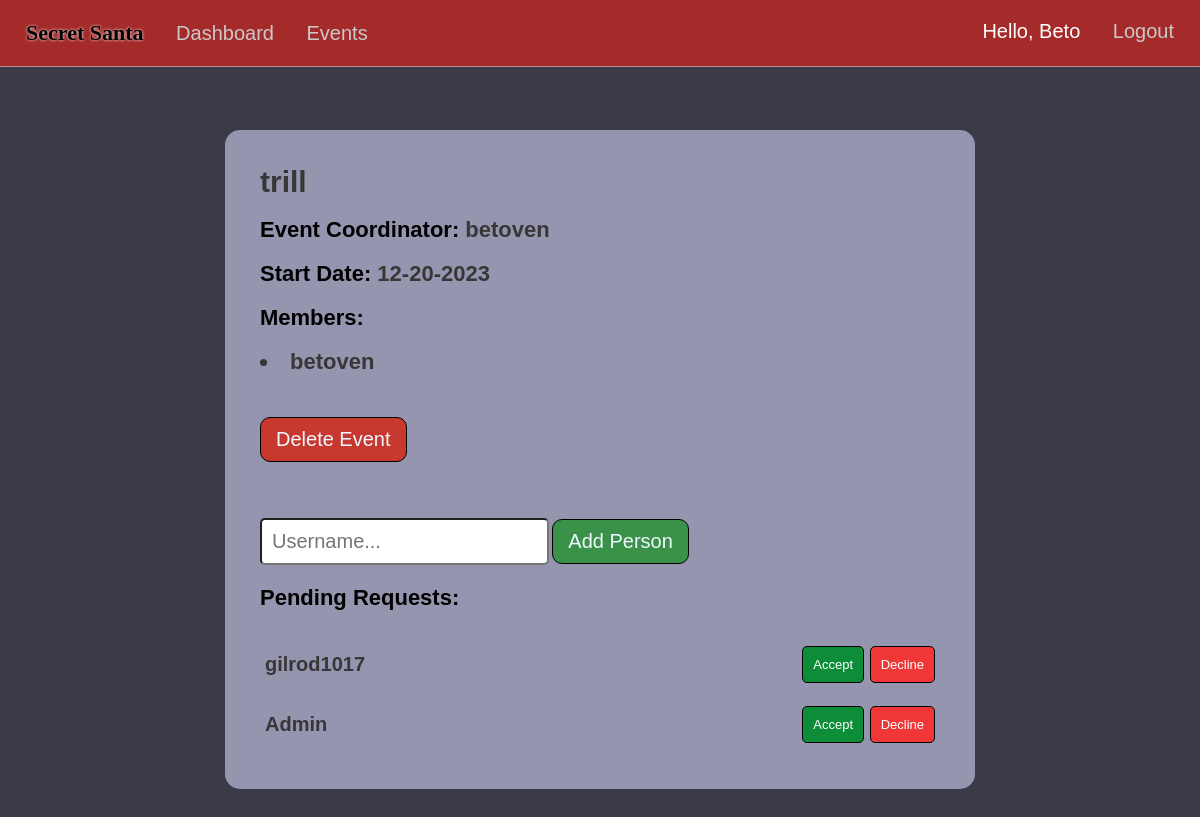
The app's page /event-info/id=1 (signed in), older data.
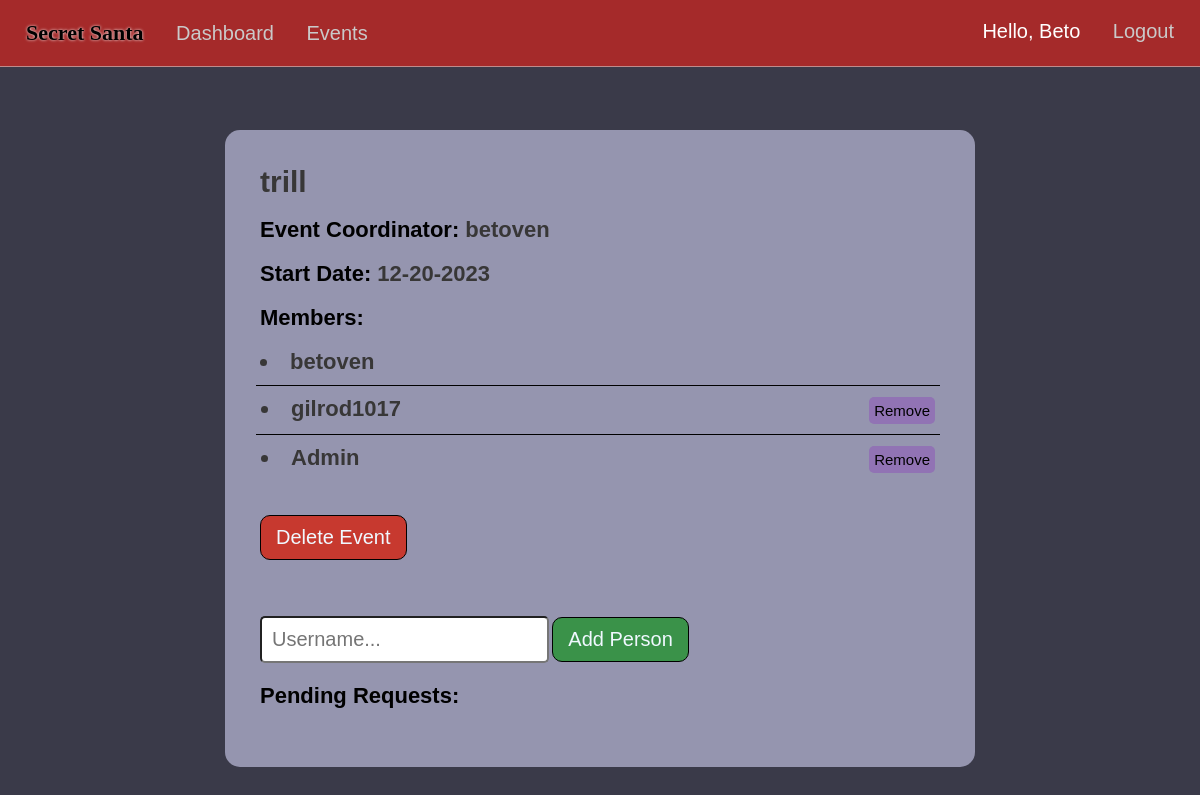
The same page, newer data.
### market/models.py (models this page shows, shortened)
class User(db.Model, UserMixin):
    id = db.Column(db.Integer(), primary_key=True)
    username = db.Column(db.String(length=30), nullable=False, unique=True)
    first_name = db.Column(db.String(length=50), nullable=False)
    last_name = db.Column(db.String(length=50), nullable=False)
    email_address = db.Column(db.String(length=50), nullable=False, unique=True)
    password_hash = db.Column(db.String(length=60), nullable=False)
    items = db.relationship('Item', backref='owned_user', lazy=True)
    events = db.relationship('Event', backref='coordinator', lazy=True)
    events_attending = db.relationship('EventMembers', backref='attendees', lazy=True, overlaps="event_members")
    @property
    def password(self):
        return self.password_hash

class Event(db.Model):
    event_id = db.Column(db.Integer(), primary_key=True)
    coordinator_id = db.Column(db.Integer(), db.ForeignKey('user.id'), nullable=False)
    event_name = db.Column(db.String(length=75), nullable=False, unique=True)
    event_date = db.Column(db.Date())
    attendees = db.relationship('EventMembers', backref='attended_events', lazy=True)

class EventMembers(db.Model):
    id = db.Column(db.Integer(), primary_key=True)
    event_id = db.Column(db.Integer(), db.ForeignKey('event.event_id'), nullable=False)
    user_id = db.Column(db.Integer(), db.ForeignKey('user.id'), nullable=False)
    status = db.Column(db.String(20))
    user = db.relationship('User', backref='event_members', overlaps="attendees")

### market/routes.py (the view, shortened to what this page needs)
@app.route("/event-info/id=<int:event_id>", methods=['GET','POST'])
@login_required
def event_info(event_id):
    event = Event.query.filter_by(event_id=event_id).first()
    if not event:
        flash('Event not found.', category='danger')
        return redirect(url_for('events_page'))
    form=AddUserEvent()
    return render_template("info.html",event=event, form=form)

### market/forms.py (shortened to what this page needs)
class AddUserEvent(FlaskForm):
  username = StringField(validators=[DataRequired()])
  submit = SubmitField(label='Add Person')

### market/models.py (called while the page is built)
@login_manager.user_loader
def load_user(user_id):
    return User.query.get(int(user_id))

### market/templates/info.html (shortened to what this page needs)
{% extends 'base.html' %}
  {% block style %}
  <link rel= "stylesheet" type= "text/css" href= "{{ url_for('static',filename='styles/events.css') }}">
  {% endblock %}
  {% block content %}
  <center>
    <div class="create-div">
      <div class="event">
        <div class="titles-div">
          <h1 class="e-title"><span class="event-info event-info-title">{{event.event_name}}</span></h1>
          <h1 class="event-title e-title">Event Coordinator: <span class="event-info">{{event.coordinator.username}}</span></h1>
          <h1 class="event-title e-title">Start Date: <span class="event-info">{{event.event_date.strftime('%m-%d-%Y')}}</span></h1>
          <h1 class="event-title e-title">Members:</h1>
          <h1 class="event-title e-title">
          {% for attendee in event.attendees %}
            {% if current_user.username==attendee.user.username %}
              {% if attendee.user.id==event.coordinator_id %}
                <li class="event-info">{{ attendee.user.username }} </li>
              {% elif attendee.status =='member'%}
              <div class="member-delete">
                <li class="event-info">{{ attendee.user.username }} </li>
              </div>
                {% endif %}
            {% else %}
            {% if attendee.status =='member'%}
            <div class="member-delete">
              <li class="event-info">{{ attendee.user.username }} </li>
                {% if current_user.id==event.coordinator_id %}
                <a href="{{ url_for('delete_member', member_id=attendee.user.id, event_id=event.event_id) }}"><button class="delete-member-btn ">Remove</button></a>
                {% endif %}
            </div>
            {% endif %}
            {% endif %}
          {% endfor %}
            </h1>
        </div>
        <div class="buttons">
          {% if current_user.is_authenticated and current_user.id == event.coordinator.id %}
          <br><br><br>
            <a href="{{ url_for('delete_event', event_id=event.event_id) }}"><button class="delete-btn">Delete Event</button></a>
            <br><br><br><br><br>
            <form method="POST">
              {{ form.username(class="user-info",placeholder="Username...") }}
              {{ form.submit(class="add-btn") }}
            </form>
          {% endif %}
        </div>
        {% if current_user.is_authenticated and current_user.id == event.coordinator.id %}
        <div class="request-container">
          <h1 class="e-title">Pending Requests:</h1><br/>
            {% for attendee in event.attendees %}
              {% if attendee.status == 'pending'%}
              <div class="request-flex">
                <h4>{{attendee.user.username}}</h4>
                <div class="ad-btns">
                <a href="{{ url_for('accept_member', member_id=attendee.user.id, event_id=event.event_id) }}"><button class="accept-btn">Accept</button></a>
                <a href="{{ url_for('decline_member', member_id=attendee.user.id, event_id=event.event_id) }}"><button class="decline-btn">Decline</button></a>
                </div>
              </div>
              {% endif%}
            {% endfor %}
        </div>
        {% endif %}
      </div>
    </div>
  </center>
  {% endblock %}

### market/templates/base.html (shortened to what this page needs)
<!DOCTYPE html>
<html lang="en">
<head>
  <link rel= "stylesheet" type= "text/css" href= "{{ url_for('static',filename='styles/main.css') }}">
  {% block style %}
  {% endblock %}
</head>
<body>
  <nav>
    <ul class="top-left-nav">
      <a href="{{ url_for('home_page') }}" ><li class="li-title">
        Secret Santa
      </li></a>
    {% if current_user.is_authenticated %}
      <li>
        <a href="{{ url_for('dashboard_page') }}" class="nav-item">Dashboard</a>
      </li>
      <li>
        <a href="{{ url_for('events_page') }}" class="nav-item">Events</a>
      </li>
    {% endif %}
    </ul>
    {% if current_user.is_authenticated %}
    <ul class="top-right-nav">
      <li>
        <p class="nav-name">Hello, {{ current_user.first_name.title() }} </p>
      </li>
      <li>
        <a class="nav-item" href="{{ url_for('logout_page') }}">Logout</a>
      </li>
    </ul>
    {% endif %}
  </nav>
  {% block content %}
  {% endblock %}
</body>
</html>

### market/static/styles/main.css (style rules this page uses)
* { margin: 0px; box-sizing: border-box; }
body { margin-top: 66px; font-family: Arial, Helvetica, sans-serif; background-color: rgb(58, 58, 73); color: white; padding: 0px 10px; padding-bottom: 80px; }
nav { display: flex; justify-content: space-between; background-color: brown; padding: 20px 20px; position: fixed; right: 0px; left: 0px; top:0px; z-index: 1000; color: black; font-family:'Gill Sans', 'Gill Sans MT', Calibri, 'Trebuchet MS', sans-serif; font-size: 20px; border-bottom: 1px solid rgba(209, 208, 208, 0.589); }
.li-title { font-weight: bolder; font-size: 22px; font-family: 'Grinched'; text-shadow: 0px 0px 3px white; }
.top-left-nav { list-style: none; padding: 0px; display: inline-block; }
.top-left-nav li,.top-right-nav li { display: inline-block; margin-right: 6px; margin-left: 6px; }
.top-right-nav { list-style: none; padding: 0px; display: inline-block; }
.nav-item { text-decoration: none; color: rgb(202, 201, 201); margin-left: 15px; }
.nav-name { text-decoration: none; color: rgb(255, 255, 255); }
a { text-decoration: none; color: Black; }

### market/static/styles/events.css (style rules this page uses)
body { padding-left: 0px; padding-right:0px; }
.event { background-color: rgb(149, 149, 175); min-height: 350px; max-width: 750px; margin-top: 100px; border-radius: 15px; text-align: left; padding:35px; font-size: 12px; display: flex; flex-direction:column; justify-content:space-between; margin-left: 10px; margin-right: 10px; }
.event-title { margin-top: 18px; }
.event-info-title { font-size: 30px; }
.e-title { font-size: 22px; color: rgb(0, 0, 0); font-family: 'Gill Sans', 'Gill Sans MT', Calibri, 'Trebuchet MS', sans-serif; }
.titles-div { display: inline-block; }
.event-info { color: rgb(56, 55, 55); }
.delete-btn { cursor: pointer; background-color: rgb(199, 57, 47); border: none; color: aliceblue; padding: 10px 15px; border-radius: 10px; font-size: 20px; font-family: 'Gill Sans', 'Gill Sans MT', Calibri, 'Trebuchet MS', sans-serif; border:1px solid black; }
.create-div { margin-top: 130px; }
.add-btn { cursor: pointer; background-color: rgb(58, 146, 73); border: none; color: aliceblue; padding: 10px 15px; border-radius: 10px; font-size: 20px; font-family: 'Gill Sans', 'Gill Sans MT', Calibri, 'Trebuchet MS', sans-serif; margin-right: 15px; border: 1px solid black; }
.user-info { font-size: 20px; padding: 10px; border-radius: 5px; }
.member-delete { display: flex; justify-content: space-between; border-top: 1px solid black; border-radius: 0px; padding: 5px; margin-top: 10px; padding-top: 10px; padding-bottom: 0px; margin-left: -4px; }
.delete-member-btn { background-color: rgb(145, 115, 180); border-radius: 5px; border: none; padding: 5px; font-size: 15px; cursor: pointer; }
.request-container { margin-top:20px; font-size: 20px; color: black; }

Row changes from the older to the newer data that the page shows:
changed EventMembers "gilrod1017": moves from the list under "Pending Requests:" to the list under "Members:"
changed EventMembers "Admin": moves from the list under "Pending Requests:" to the list under "Members:"
